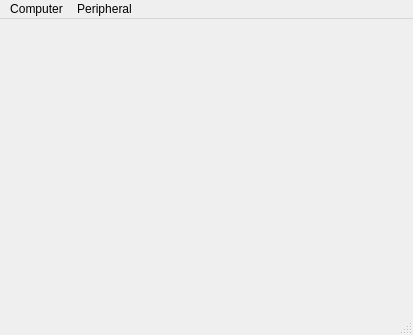
<?xml version="1.0" encoding="UTF-8"?>
<ui version="4.0">
 <class>MainWindow</class>
 <widget class="QMainWindow" name="MainWindow">
  <property name="geometry">
   <rect>
    <x>0</x>
    <y>0</y>
    <width>413</width>
    <height>335</height>
   </rect>
  </property>
  <property name="windowTitle">
   <string>MainWindow</string>
  </property>
  <widget class="QWidget" name="centralWidget">
   <layout class="QHBoxLayout" name="horizontalLayout_2">
    <property name="leftMargin">
     <number>0</number>
    </property>
    <property name="topMargin">
     <number>0</number>
    </property>
    <property name="rightMargin">
     <number>0</number>
    </property>
    <property name="bottomMargin">
     <number>0</number>
    </property>
    <item>
     <layout class="QVBoxLayout" name="vertical">
      <item>
       <widget class="EmuScreen" name="screen" native="true">
        <property name="enabled">
         <bool>true</bool>
        </property>
        <property name="sizePolicy">
         <sizepolicy hsizetype="Preferred" vsizetype="Preferred">
          <horstretch>0</horstretch>
          <verstretch>0</verstretch>
         </sizepolicy>
        </property>
       </widget>
      </item>
     </layout>
    </item>
   </layout>
  </widget>
  <widget class="QMenuBar" name="menuBar">
   <property name="geometry">
    <rect>
     <x>0</x>
     <y>0</y>
     <width>413</width>
     <height>26</height>
    </rect>
   </property>
   <widget class="QMenu" name="menuFIle">
    <property name="title">
     <string>Computer</string>
    </property>
    <addaction name="actionAdd_Computer"/>
    <addaction name="actionRemove_Computer"/>
    <addaction name="actionEdit_Computer"/>
    <addaction name="actionLink_Peripheral"/>
   </widget>
   <widget class="QMenu" name="menuPeripheral">
    <property name="title">
     <string>Peripheral</string>
    </property>
    <addaction name="actionAdd"/>
    <addaction name="actionRemove"/>
    <addaction name="actionEdit"/>
   </widget>
   <addaction name="menuFIle"/>
   <addaction name="menuPeripheral"/>
  </widget>
  <widget class="QStatusBar" name="statusBar"/>
  <action name="actionNew">
   <property name="text">
    <string>New</string>
   </property>
  </action>
  <action name="actionOpen">
   <property name="text">
    <string>Open</string>
   </property>
  </action>
  <action name="actionSave">
   <property name="text">
    <string>Save</string>
   </property>
  </action>
  <action name="actionAdd_Computer">
   <property name="text">
    <string>Add</string>
   </property>
  </action>
  <action name="actionRemove_Computer">
   <property name="text">
    <string>Remove</string>
   </property>
  </action>
  <action name="actionEdit_Computer">
   <property name="text">
    <string>Edit</string>
   </property>
  </action>
  <action name="actionAdd">
   <property name="text">
    <string>Add</string>
   </property>
  </action>
  <action name="actionRemove">
   <property name="text">
    <string>Remove</string>
   </property>
  </action>
  <action name="actionEdit">
   <property name="text">
    <string>Edit</string>
   </property>
  </action>
  <action name="actionLink_Peripheral">
   <property name="text">
    <string>Link Peripheral</string>
   </property>
  </action>
 </widget>
 <layoutdefault spacing="6" margin="11"/>
 <customwidgets>
  <customwidget>
   <class>EmuScreen</class>
   <extends>QWidget</extends>
   <header>emuscreen.h</header>
   <container>1</container>
  </customwidget>
 </customwidgets>
 <resources/>
 <connections/>
</ui>
